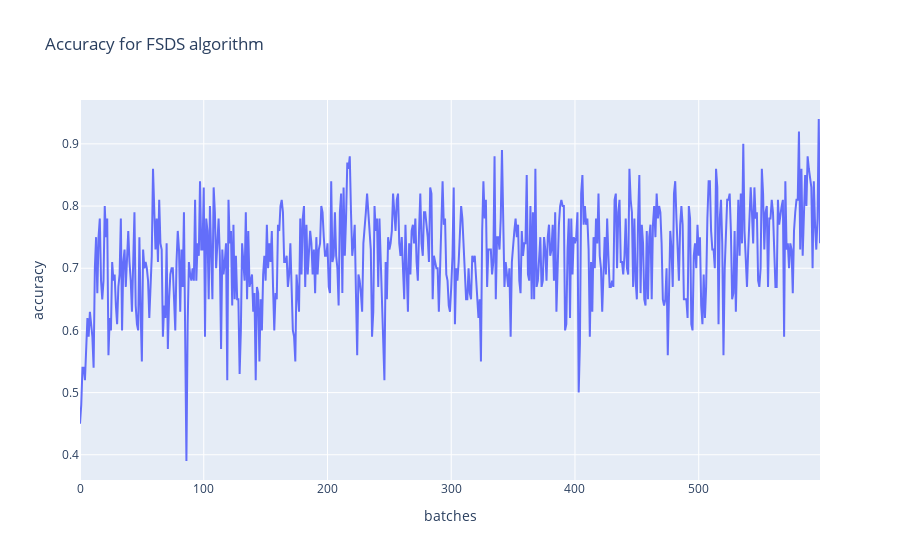

The notebook cell this image was saved under:
### Code cell
fig = px.line(y = fsds_accuracy, title="Accuracy for FSDS algorithm", labels={"x":"batches", "y":"accuracy"})
fig.show()

### Figure 1 — Plotly figure (JSON) as saved in the notebook; plotly's stock layout.template omitted (floating-point values rounded to 4 significant figures; data arrays with more than 128 entries replaced by an {"elided": "..."} marker saying what was removed)
{"data": [{"hovertemplate": "batches=%{x}<br>accuracy=%{y}<extra></extra>", "legendgroup": "", "line": {"color": "#636efa", "dash": "solid"}, "mode": "lines", "name": "", "orientation": "v", "showlegend": false, "type": "scatter", "x": {"elided": "599 int values"}, "xaxis": "x", "y": {"elided": "599 float values"}, "yaxis": "y"}], "layout": {"legend": {"tracegroupgap": 0}, "title": {"text": "Accuracy for FSDS algorithm"}, "xaxis": {"anchor": "y", "domain": [0, 1], "title": {"text": "batches"}}, "yaxis": {"anchor": "x", "domain": [0, 1], "title": {"text": "accuracy"}}}}
